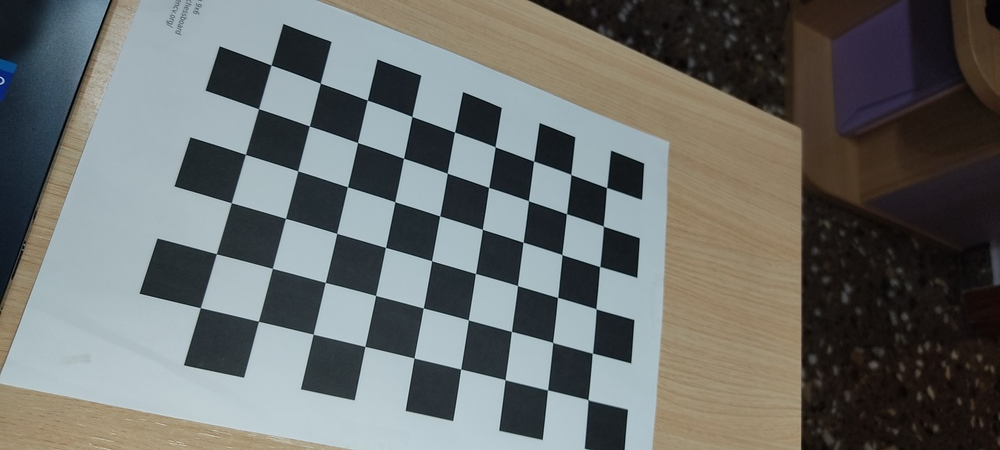
#> input picture Tablero de ajedrez/cris_chessboard_phone_2/1647285970342.jpg, 1000 x 450 px, shrunk from 4000 x 1800 before the run; its folder holds only this picture in this run
$ python callibration.py
#> lines starting #> are read from the running program, lines starting #| are printed output that depends on the picture; after the words box and inside, x2 and y2 are one past the last pixel; in counts of white or black regions, pixels touching at a corner belong together; long printed decimals are rounded
from time import sleep
import numpy as np
import cv2 as cv
import glob
import pickle as pkl
import math

#Necesitamos que correpsondan los puntos 2D con los 3D. En 3D tenemos de cada imagen tomada un total de 9x6 puntos
#3D, mientras que en 2D necesitamos el mismo número de puntos, que son 9x6.

# termination criteria -> tiene que ver con el proceso de minimización, en algún momento hay que cortar
criteria = (cv.TERM_CRITERIA_EPS + cv.TERM_CRITERIA_MAX_ITER, 30, 0.001)

# prepare object points, like (0,0,0), (1,0,0), (2,0,0) ....,(8,5,0) -> Establecer posiciones 3D de las intersecciones
objp = np.zeros((6*9,3), np.float32)
objp[:,:2] = np.mgrid[0:9,0:6].T.reshape(-1,2)

# Arrays to store object points and image points from all the images.
objpoints = [] # 3d point in real world space
imgpoints = [] # 2d points in image plane.

images = glob.glob('cris_chessboard_phone_2/*.jpg')

for fname in images:
    img = cv.imread(fname)
#> img is the input picture: shape (450, 1000, 3); mean B, G, R 107.2, 109.3, 106.5
    gray = cv.cvtColor(img, cv.COLOR_BGR2GRAY)
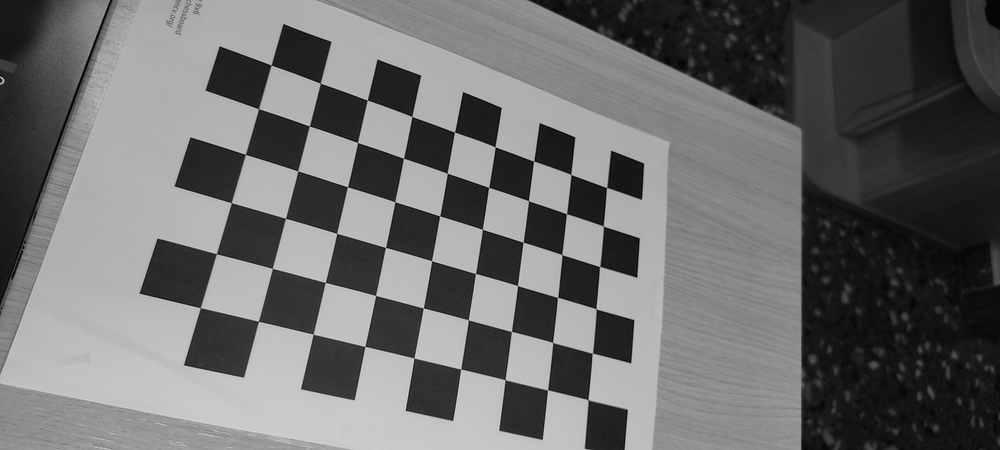
#> gray: shape (450, 1000); min 0, max 214, mean 108.2

    # Find the chess board corners
    ret, corners = cv.findChessboardCorners(gray, (9,6), None) #El None es para poner flags de operación, que no se usan normalmente
#> ret = True; corners = 54 rows, first 8: [587.9, 399.6], [547.5, 390], [505, 379.5], [460.6, 369], [414, 358], [364.7, 346.2], [313.1, 334.3], [258.5, 321.1]

    # If found, add object points, image points (after refining them)
    if ret == True:
        objpoints.append(objp)

        # Good calibration is all about precision.
        # To get good results it is important to obtain the location of corners with sub-pixel level of accuracy.

        #OpenCV’s function cornerSubPix takes in the original image, and the location of corners,
        # and looks for the best corner location inside a small neighborhood of the original location.
        # The algorithm is iterative in nature and therefore we need to specify the termination criteria
        # ( e.g. number of iterations and/or the accuracy )

        corners2 = cv.cornerSubPix(gray,corners, (11,11), (-1,-1), criteria)
#> corners2 = 54 rows, first 8: [588, 399.7], [547.6, 389.9], [505.1, 379.7], [460.7, 369], [413.9, 358], [364.8, 346.4], [313.1, 334.2], [258.4, 321.3]
        imgpoints.append(corners)

        # Draw and display the corners
        cv.drawChessboardCorners(img, (9,6), corners2, ret)
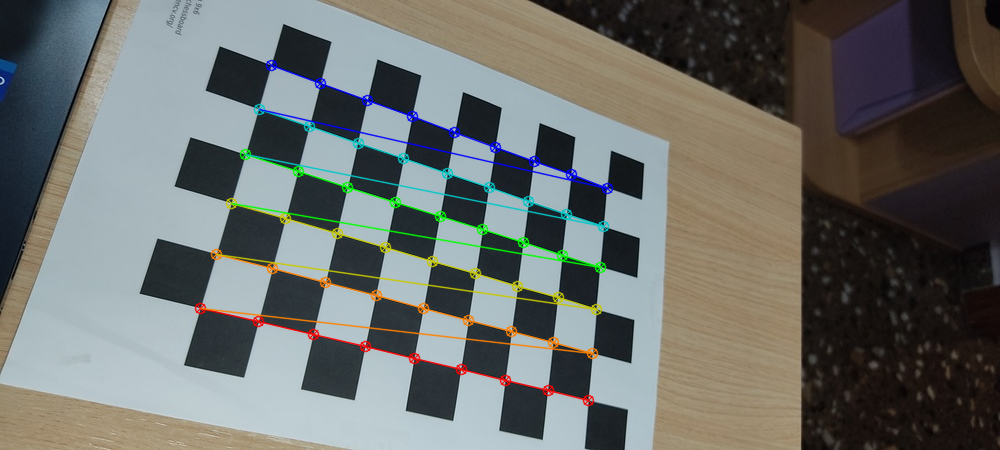
#> img: shape (450, 1000, 3); 3.61% of pixels changed, all inside (x1, y1, x2, y2) = (194, 59, 614, 407)
        cv.imshow('Vis', img)
        cv.waitKey(0)

cv.destroyAllWindows()

#Directamente a fuego le dices a OpenCV: calíbrame la cámara: le pasamos los puntos 3D y 2D y el tamaño de la imagen
# mtx = k, la matriz de parámetros intrínsecos, sólo hay 1 porque la cámara es la misma siempre
#rvecs y tvecs = codificación de la matriz de parámetros extrínsecos, va a haber una tupla, habrá un rvecs y un tvecs por cada
#pose de la cámara.
ret, mtx, dist, rvecs, tvecs = cv.calibrateCamera(objpoints, imgpoints, gray.shape[::-1], None, None)
#> ret = 0.125; mtx = [[793, 0, 507.2], [0, 798.5, 215.4], [0, 0, 1]]; dist = [[0.234, -1.91, -0.00119, -0.00181, 6.02]]; rvecs = ([0.641, -0.532, -2.8],); tvecs = ([1.72, 3.89, 16.97],)

#Una vez la cámara está calibrada, calculamos el error de reproyección.
mean_error = 0
for i in range(len(objpoints)):
    #Proyectamos los puntos 3D, rvecs y tvecs son 2 vectores de 3x1 tanto de rotación como de traslación, pero la rotación
    #está implementada en el formato Rodrigues.
    imgpoints2, _ = cv.projectPoints(objpoints[i], rvecs[i], tvecs[i], mtx, dist)
    #Norma L2: Distancia euclídea entre los puntos del patrón y los que hemos proyectado nosotros
    error = cv.norm(imgpoints[i], imgpoints2, cv.NORM_L2)/len(imgpoints2)
    mean_error += error
#> this loop made 1 pass
#> (error, mean_error) on pass 1: (0.017, 0.017)
#> after the loop, mean_error = 0.017
mean_error = mean_error/len(objpoints)

#Me guardo todos los parámetros de la calibración.
calib_info = dict = {'mtx':mtx, 'dist':dist,'rvecs':rvecs,'tvecs':tvecs,'mean_error':mean_error}
#> calib_info = {'mtx': [[793, 0, 507.2], [0, 798.5, 215.4], [0, 0, 1]], 'dist': [[0.234, -1.91, -0.00119, -0.00181, 6.02]], 'rvecs': ([0.641, -0.532, -2.8],), 'tvecs': ([1.72, 3.89, 16.97],), 'mean_error': 0.017}; dict has the same summary as calib_info

print( "total error: {}".format(mean_error) )
#| total error: 0.01697
print("Calibration",calib_info)
#| Calibration {'mtx': array([[792.957,   0.        , 507.196],
#|        [  0.        , 798.518, 215.350],
#|        [  0.        ,   0.        ,   1.        ]]), 'dist': array([[ 2.34028600e-01, -1.91417056e+00, -1.19449154e-03,
#|         -1.80593600e-03,  6.01987163e+00]]), 'rvecs': (array([[ 0.6412],
#|        [-0.5323],
#|        [-2.801]]),), 'tvecs': (array([[ 1.722],
#> (further printed lines are left out)

f = open("calib_parameteres.pkl", "wb")
pkl.dump(calib_info,f)

$ run again, on Tablero de ajedrez/cris_chessboard_phone_2/1647285970380.jpg
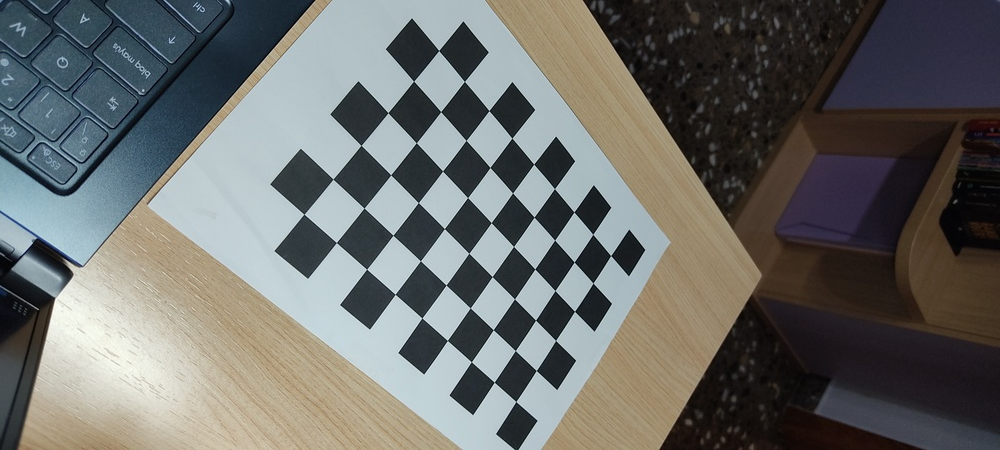
#> input picture Tablero de ajedrez/cris_chessboard_phone_2/1647285970380.jpg, 1000 x 450 px, shrunk from 4000 x 1800 before the run
#> img is the input picture: shape (450, 1000, 3); mean B, G, R 105.1, 107.9, 106.6
#> `gray = cv.cvtColor(img, cv.COLOR_BGR2GRAY)`:
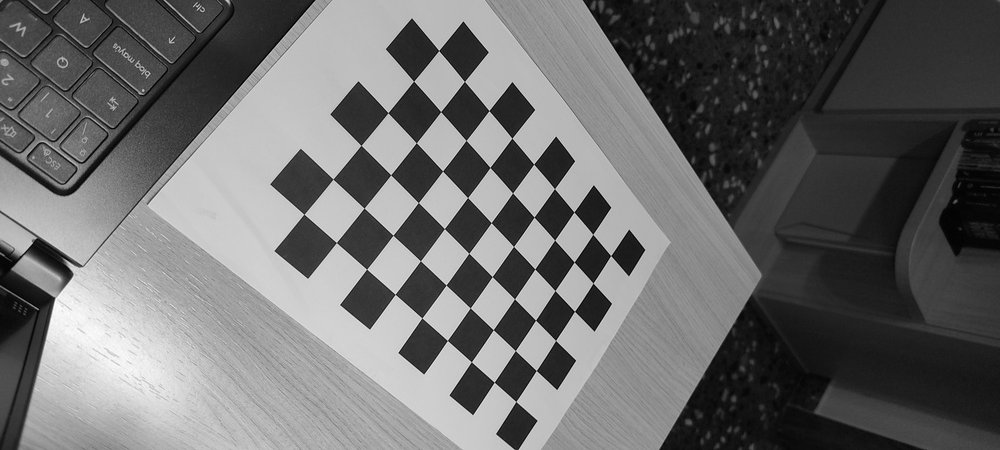
#> gray: shape (450, 1000); min 0, max 254, mean 107.2
#> `ret, corners = cv.findChessboardCorners(gray, (9,6), None)`: ret = True; corners = 54 rows, first 8: [515.8, 401.5], [494.3, 382.2], [471.4, 361.7], [447.4, 340.5], [422, 317.9], [395.2, 294.3], [366.6, 269.2], [336.4, 242.5]
#> corners2 = 54 rows, first 8: [515.8, 401.5], [494.3, 382.2], [471.4, 361.8], [447.4, 340.5], [421.9, 317.9], [395.2, 294.3], [366.6, 269.2], [336.4, 242.5]
#> `cv.drawChessboardCorners(img, (9,6), corners2, ret)`:
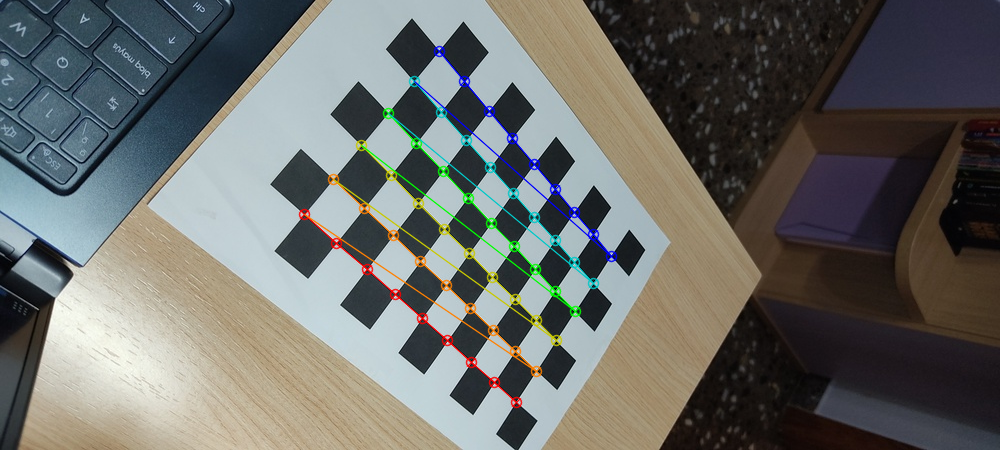
#> img: shape (450, 1000, 3); 2.51% of pixels changed, all inside (x1, y1, x2, y2) = (298, 45, 618, 409)
#> `ret, mtx, dist, rvecs, tvecs = cv.calibrateCamera(objpoints, imgpoints..`: ret = 0.11; mtx = [[767, 0, 485.7], [0, 762.7, 221.9], [0, 0, 1]]; dist = [[0.256, -1.45, -0.00114, -0.00395, -7.83]]; rvecs = ([0.806, -0.141, -2.32],); tvecs = ([0.815, 4.84, 20.7],)
#> the loop `for i in range(len(objpoints)):` made 1 pass
#> (error, mean_error) on pass 1: (0.015, 0.015)
#> after the loop `for i in range(len(objpoints)):`: mean_error = 0.015
#> calib_info = {'mtx': [[767, 0, 485.7], [0, 762.7, 221.9], [0, 0, 1]], 'dist': [[0.256, -1.45, -0.00114, -0.00395, -7.83]], 'rvecs': ([0.806, -0.141, -2.32],), 'tvecs': ([0.815, 4.84, 20.7],), 'mean_error': 0.015}; dict has the same summary as calib_info
#| total error: 0.01502
#| Calibration {'mtx': array([[766.976,   0.        , 485.736],
#|        [  0.        , 762.701, 221.867],
#|        [  0.        ,   0.        ,   1.        ]]), 'dist': array([[ 2.55824165e-01, -1.44933786e+00, -1.13772725e-03,
#|         -3.94986719e-03, -7.82704014e+00]]), 'rvecs': (array([[ 0.8056],
#|        [-0.1412],
#|        [-2.323 ]]),), 'tvecs': (array([[ 0.8149],
#> (further printed lines are left out)

$ run again, on Tablero de ajedrez/cris_chessboard_phone_2/1647285970390.jpg
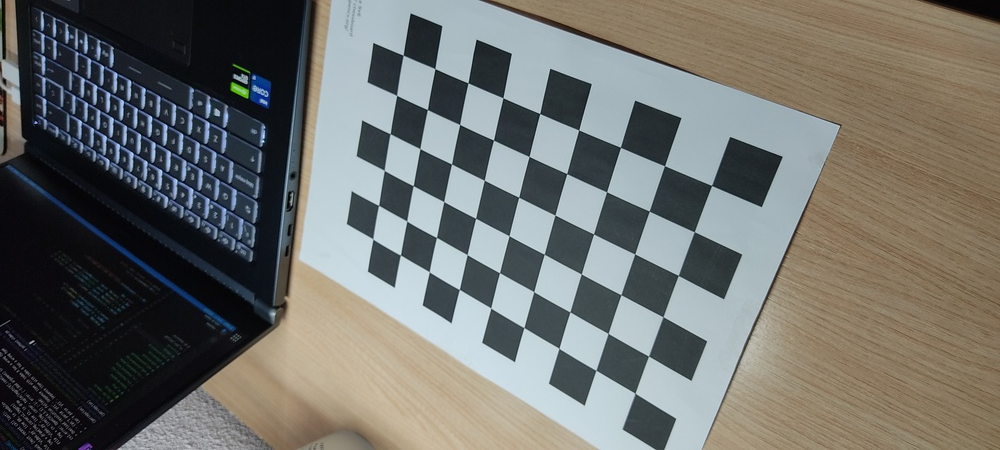
#> input picture Tablero de ajedrez/cris_chessboard_phone_2/1647285970390.jpg, 1000 x 450 px, shrunk from 4000 x 1800 before the run
#> img is the input picture: shape (450, 1000, 3); mean B, G, R 107.2, 111.4, 110.7
#> `gray = cv.cvtColor(img, cv.COLOR_BGR2GRAY)`:
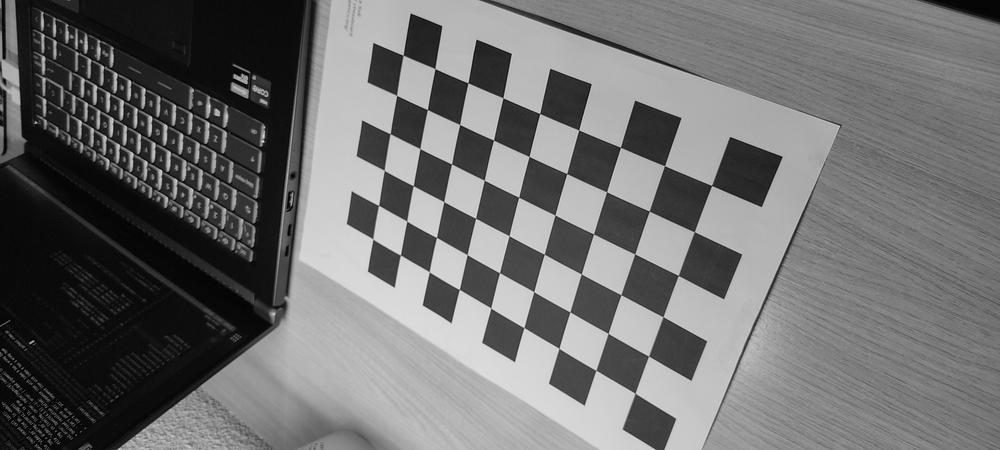
#> gray: shape (450, 1000); min 0, max 244, mean 110.7
#> `ret, corners = cv.findChessboardCorners(gray, (9,6), None)`: ret = True; corners = 54 rows, first 8: [635, 393.1], [595.9, 370.3], [558.9, 348.3], [523.8, 327.6], [490.7, 308], [459.3, 289.5], [429.3, 271.8], [400.5, 255]
#> corners2 = 54 rows, first 8: [635, 393.2], [596, 370.3], [558.9, 348.3], [523.9, 327.6], [490.7, 307.9], [459.3, 289.5], [429.3, 271.8], [400.4, 255.1]
#> `cv.drawChessboardCorners(img, (9,6), corners2, ret)`:
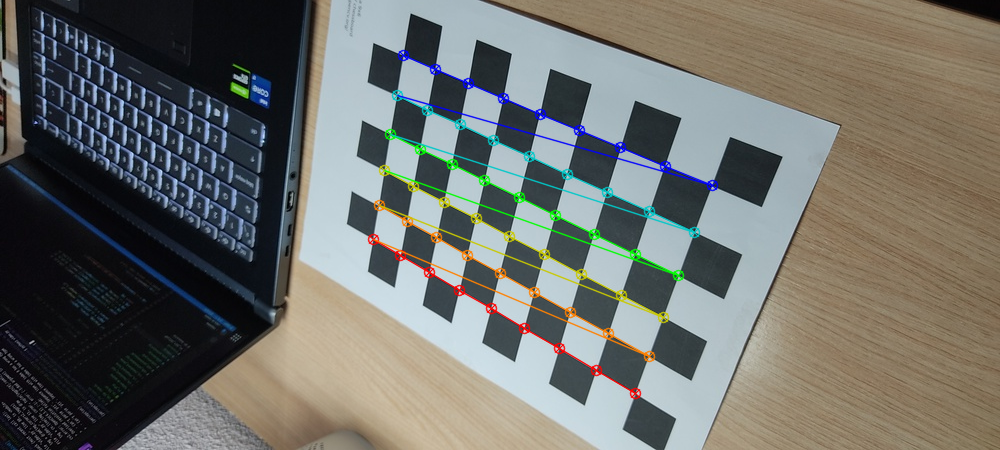
#> img: shape (450, 1000, 3); 3.07% of pixels changed, all inside (x1, y1, x2, y2) = (367, 49, 719, 400)
#> `ret, mtx, dist, rvecs, tvecs = cv.calibrateCamera(objpoints, imgpoints..`: ret = 0.124; mtx = [[731.6, 0, 509.8], [0, 736.6, 219.6], [0, 0, 1]]; dist = [[0.295, -3.19, 0.000619, 0.00198, 11.61]]; rvecs = ([-0.76, 0.49, -2.65],); tvecs = ([2.73, 3.77, 16.16],)
#> the loop `for i in range(len(objpoints)):` made 1 pass
#> (error, mean_error) on pass 1: (0.0169, 0.0169)
#> after the loop `for i in range(len(objpoints)):`: mean_error = 0.0169
#> calib_info = {'mtx': [[731.6, 0, 509.8], [0, 736.6, 219.6], [0, 0, 1]], 'dist': [[0.295, -3.19, 0.000619, 0.00198, 11.61]], 'rvecs': ([-0.76, 0.49, -2.65],), 'tvecs': ([2.73, 3.77, 16.16],), 'mean_error': 0.0169}; dict has the same summary as calib_info
#| total error: 0.01694
#| Calibration {'mtx': array([[731.597,   0.        , 509.788],
#|        [  0.        , 736.610, 219.621],
#|        [  0.        ,   0.        ,   1.        ]]), 'dist': array([[ 2.95219774e-01, -3.19080125e+00,  6.18732849e-04,
#|          1.97951302e-03,  1.16107555e+01]]), 'rvecs': (array([[-0.7604],
#|        [ 0.4899 ],
#|        [-2.652]]),), 'tvecs': (array([[ 2.735],
#> (further printed lines are left out)

$ run again, on Tablero de ajedrez/cris_chessboard_phone_2/1647285970403.jpg
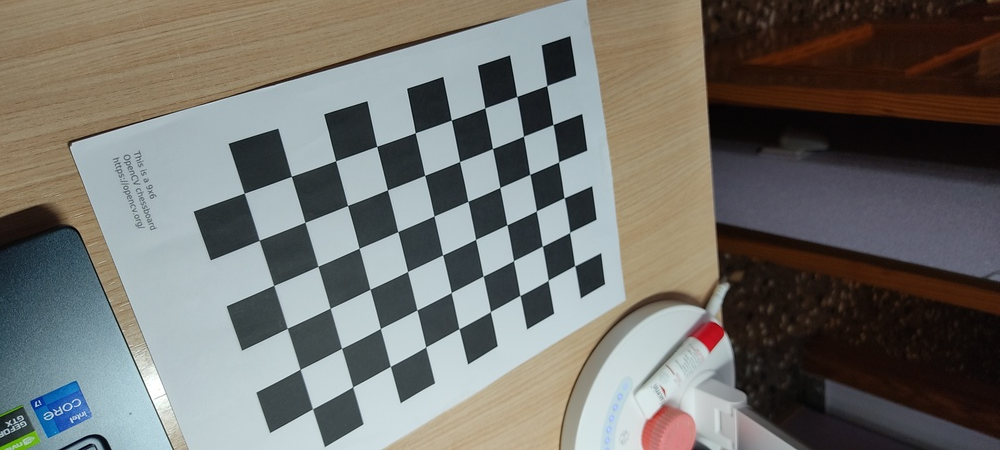
#> input picture Tablero de ajedrez/cris_chessboard_phone_2/1647285970403.jpg, 1000 x 450 px, shrunk from 4000 x 1800 before the run
#> img is the input picture: shape (450, 1000, 3); mean B, G, R 108.9, 113.4, 114.1
#> `gray = cv.cvtColor(img, cv.COLOR_BGR2GRAY)`:
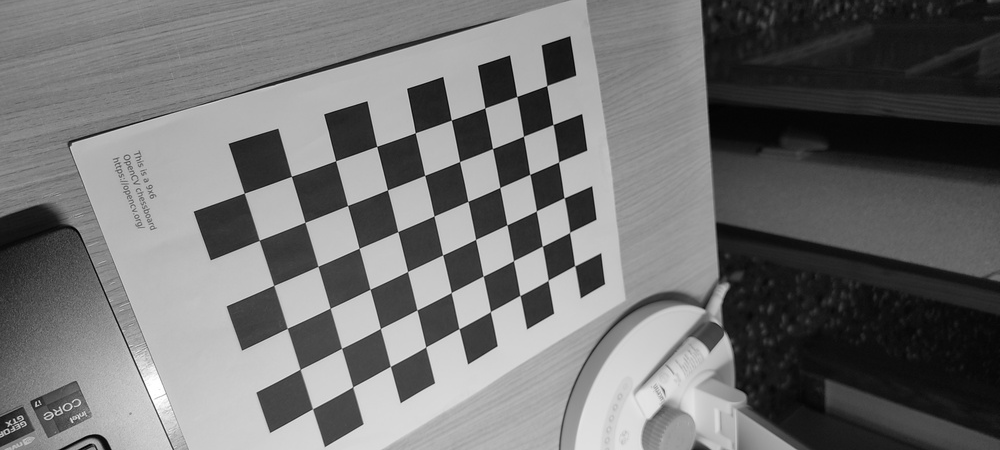
#> gray: shape (450, 1000); min 0, max 255, mean 113.1
#> `ret, corners = cv.findChessboardCorners(gray, (9,6), None)`: ret = True; corners = 54 rows, first 8: [574.6, 265.7], [548.1, 280.3], [520, 295.5], [490.4, 311.5], [459, 328.7], [425.7, 346.9], [390.4, 366.4], [352.7, 386.8]
#> corners2 = 54 rows, first 8: [574.7, 265.7], [548.1, 280.3], [519.9, 295.5], [490.4, 311.6], [458.9, 328.7], [425.7, 347], [390.3, 366.4], [352.7, 386.8]
#> `cv.drawChessboardCorners(img, (9,6), corners2, ret)`:
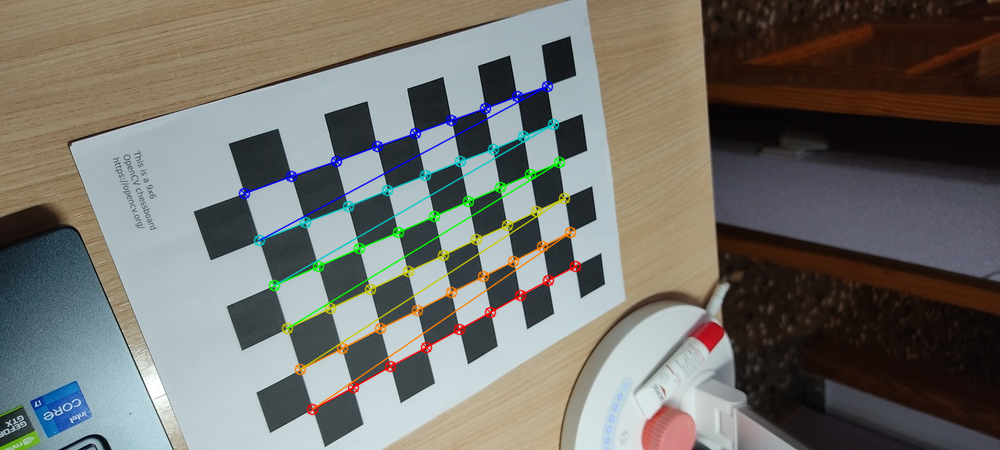
#> img: shape (450, 1000, 3); 2.99% of pixels changed, all inside (x1, y1, x2, y2) = (238, 80, 582, 416)
#> `ret, mtx, dist, rvecs, tvecs = cv.calibrateCamera(objpoints, imgpoints..`: ret = 0.124; mtx = [[720, 0, 503.2], [0, 744.4, 216.8], [0, 0, 1]]; dist = [[0.196, -1.46, 4.76e-05, -0.000556, 4.38]]; rvecs = ([-0.858, -0.415, 2.69],); tvecs = ([2.02, 1.34, 20.33],)
#> the loop `for i in range(len(objpoints)):` made 1 pass
#> (error, mean_error) on pass 1: (0.0169, 0.0169)
#> after the loop `for i in range(len(objpoints)):`: mean_error = 0.0169
#> calib_info = {'mtx': [[720, 0, 503.2], [0, 744.4, 216.8], [0, 0, 1]], 'dist': [[0.196, -1.46, 4.76e-05, -0.000556, 4.38]], 'rvecs': ([-0.858, -0.415, 2.69],), 'tvecs': ([2.02, 1.34, 20.33],), 'mean_error': 0.0169}; dict has the same summary as calib_info
#| total error: 0.01687
#| Calibration {'mtx': array([[719.993,   0.        , 503.247],
#|        [  0.        , 744.413, 216.759],
#|        [  0.        ,   0.        ,   1.        ]]), 'dist': array([[ 1.95663347e-01, -1.46195392e+00,  4.75732211e-05,
#|         -5.55877539e-04,  4.38291813e+00]]), 'rvecs': (array([[-0.8582],
#|        [-0.4152],
#|        [ 2.693]]),), 'tvecs': (array([[ 2.015],
#> (further printed lines are left out)
